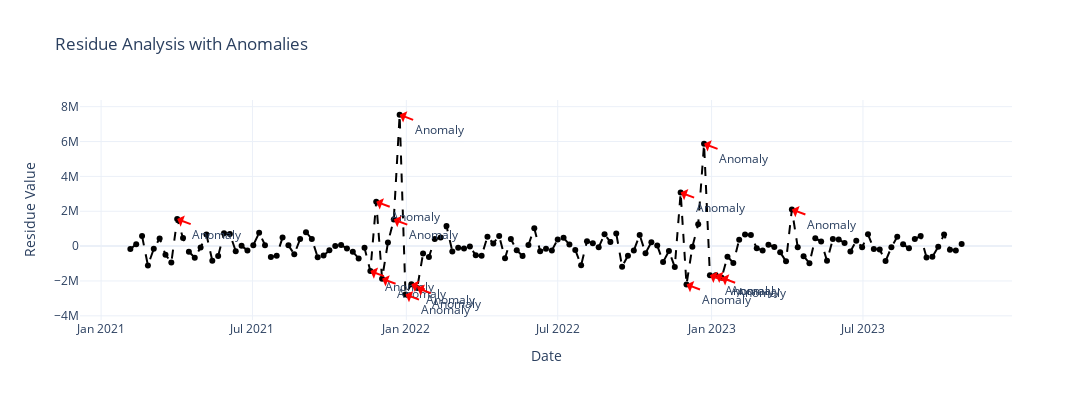

Notebook source saved alongside this figure:
### Code cell
import plotly.graph_objects as go


# Create a Scatter plot for the residue values
fig = go.Figure()
fig.add_trace(go.Scatter(x=x, y=y, mode='lines+markers', name='Residues', line=dict(color='black', dash='dash')))

# Add a vertical line for a specific date
# fig.add_vline(x=datetime.strptime("2022-12-23", "%Y-%m-%d").timestamp() * 1000, line_width=3, line_dash="dash", line_color="red")

# Annotations for anomalies
for val in ind:
    fig.add_annotation(x=x[val], y=y[val], text="Anomaly", showarrow=True, arrowhead=1, arrowsize=1, arrowwidth=2, arrowcolor="red", ax=40, ay=15)

# Update layouts
fig.update_layout(title="Residue Analysis with Anomalies", xaxis_title="Date", yaxis_title="Residue Value", template="plotly_white", autosize=False, width=1800, height=400)

# Show the plot
fig.show()

### Figure 1 — Plotly figure (JSON) as saved in the notebook; plotly's stock layout.template omitted (floating-point values rounded to 4 significant figures; data arrays with more than 128 entries replaced by an {"elided": "..."} marker saying what was removed)
{"data": [{"line": {"color": "black", "dash": "dash"}, "mode": "lines+markers", "name": "Residues", "type": "scatter", "x": {"elided": "143 str values"}, "y": {"elided": "143 float values"}}], "layout": {"annotations": [{"arrowcolor": "red", "arrowhead": 1, "arrowsize": 1, "arrowwidth": 2, "ax": 40, "ay": 15, "showarrow": true, "text": "Anomaly", "x": "2021-04-02T00:00:00", "y": 1553000.0}, {"arrowcolor": "red", "arrowhead": 1, "arrowsize": 1, "arrowwidth": 2, "ax": 40, "ay": 15, "showarrow": true, "text": "Anomaly", "x": "2021-11-19T00:00:00", "y": -1435000.0}, {"arrowcolor": "red", "arrowhead": 1, "arrowsize": 1, "arrowwidth": 2, "ax": 40, "ay": 15, "showarrow": true, "text": "Anomaly", "x": "2021-11-26T00:00:00", "y": 2548000.0}, {"arrowcolor": "red", "arrowhead": 1, "arrowsize": 1, "arrowwidth": 2, "ax": 40, "ay": 15, "showarrow": true, "text": "Anomaly", "x": "2021-12-03T00:00:00", "y": -1869000.0}, {"arrowcolor": "red", "arrowhead": 1, "arrowsize": 1, "arrowwidth": 2, "ax": 40, "ay": 15, "showarrow": true, "text": "Anomaly", "x": "2021-12-17T00:00:00", "y": 1525000.0}, {"arrowcolor": "red", "arrowhead": 1, "arrowsize": 1, "arrowwidth": 2, "ax": 40, "ay": 15, "showarrow": true, "text": "Anomaly", "x": "2021-12-24T00:00:00", "y": 7536000.0}, {"arrowcolor": "red", "arrowhead": 1, "arrowsize": 1, "arrowwidth": 2, "ax": 40, "ay": 15, "showarrow": true, "text": "Anomaly", "x": "2021-12-31T00:00:00", "y": -2776000.0}, {"arrowcolor": "red", "arrowhead": 1, "arrowsize": 1, "arrowwidth": 2, "ax": 40, "ay": 15, "showarrow": true, "text": "Anomaly", "x": "2022-01-07T00:00:00", "y": -2195000.0}, {"arrowcolor": "red", "arrowhead": 1, "arrowsize": 1, "arrowwidth": 2, "ax": 40, "ay": 15, "showarrow": true, "text": "Anomaly", "x": "2022-01-14T00:00:00", "y": -2405000.0}, {"arrowcolor": "red", "arrowhead": 1, "arrowsize": 1, "arrowwidth": 2, "ax": 40, "ay": 15, "showarrow": true, "text": "Anomaly", "x": "2022-11-25T00:00:00", "y": 3069000.0}, {"arrowcolor": "red", "arrowhead": 1, "arrowsize": 1, "arrowwidth": 2, "ax": 40, "ay": 15, "showarrow": true, "text": "Anomaly", "x": "2022-12-02T00:00:00", "y": -2202000.0}, {"arrowcolor": "red", "arrowhead": 1, "arrowsize": 1, "arrowwidth": 2, "ax": 40, "ay": 15, "showarrow": true, "text": "Anomaly", "x": "2022-12-23T00:00:00", "y": 5866000.0}, {"arrowcolor": "red", "arrowhead": 1, "arrowsize": 1, "arrowwidth": 2, "ax": 40, "ay": 15, "showarrow": true, "text": "Anomaly", "x": "2022-12-30T00:00:00", "y": -1676000.0}, {"arrowcolor": "red", "arrowhead": 1, "arrowsize": 1, "arrowwidth": 2, "ax": 40, "ay": 15, "showarrow": true, "text": "Anomaly", "x": "2023-01-06T00:00:00", "y": -1673000.0}, {"arrowcolor": "red", "arrowhead": 1, "arrowsize": 1, "arrowwidth": 2, "ax": 40, "ay": 15, "showarrow": true, "text": "Anomaly", "x": "2023-01-13T00:00:00", "y": -1811000.0}, {"arrowcolor": "red", "arrowhead": 1, "arrowsize": 1, "arrowwidth": 2, "ax": 40, "ay": 15, "showarrow": true, "text": "Anomaly", "x": "2023-04-07T00:00:00", "y": 2105000.0}], "autosize": false, "height": 400, "title": {"text": "Residue Analysis with Anomalies"}, "width": 1800, "xaxis": {"autorange": true, "range": ["2020-12-08 22:58:42.7783", "2023-12-24 01:01:17.2217"], "title": {"text": "Date"}, "type": "date"}, "yaxis": {"autorange": true, "range": [-4174000.0, 8378000.0], "title": {"text": "Residue Value"}, "type": "linear"}}}
